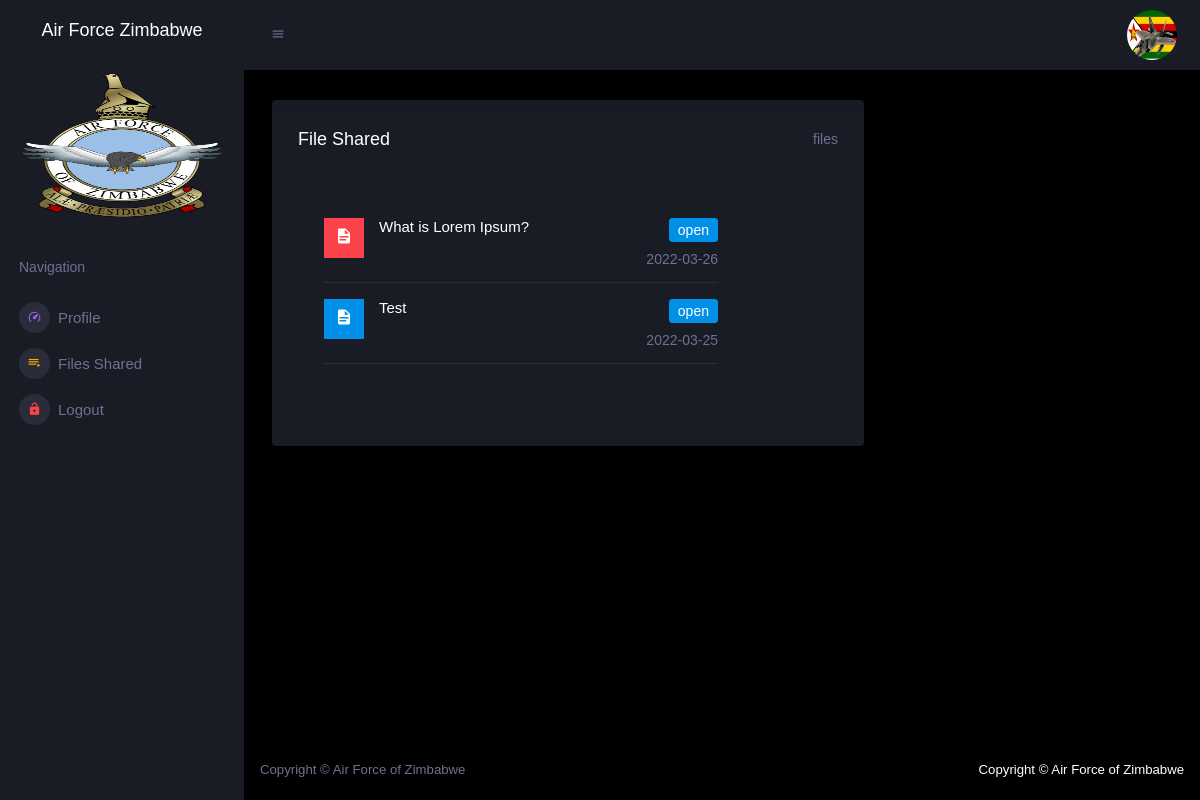
The page /bases/fileshared.php on the database its author committed.
### tables this page shows
CREATE TABLE `documents` (
  `doc_id` int(11) NOT NULL,
  `doc_title` text NOT NULL,
  `doc_file` text NOT NULL,
  `status` varchar(255) NOT NULL DEFAULT 'not encrypted',
  `con_level` varchar(255) NOT NULL,
  `date_created` date NOT NULL,
  `base1` varchar(11) DEFAULT '0',
  `base2` varchar(11) DEFAULT '0',
  `base3` varchar(11) DEFAULT '0',
  `base4` varchar(11) DEFAULT NULL
);

### bases/fileshared.php (the view, shortened to what this page needs)
<?php include "../includes/header.php";
?>
    <div class="container-scroller">
<?php include "basesidebar.php"; ?>
    <div class="container-fluid page-body-wrapper">
    <nav class="navbar p-0 fixed-top d-flex flex-row">
        <div class="navbar-menu-wrapper flex-grow d-flex align-items-stretch">
            <button class="navbar-toggler navbar-toggler align-self-center" type="button" data-toggle="minimize">
                <span class="mdi mdi-menu"></span>
            </button>
            <ul class="navbar-nav navbar-nav-right">
                <li class="nav-item m-2">
                    <img src="../airflag.jpg" class="rounded-circle" width="50" height="50" alt="">
                </li>
            </ul>
        </div>
    </nav>
    <div class="main-panel">
    <div class="content-wrapper">
        <div class="row">
            <div class="col-md-8 grid-margin stretch-card">
                <div class="card">
                    <div class="card-body">
                        <div class="d-flex flex-row justify-content-between">
                            <h4 class="card-title mb-1">File Shared</h4>
                            <p class="text-muted mb-1">files</p>
                        </div>
                        <div class="row">
                            <div class="col-lg-10 grid-margin stretch-card">
                                <div class="card">
                                    <div class="card-body">
                                        <div class="row">
                                            <div class="col-12">
                                                <div class="preview-list">
                                                    <?php
                                                    $sql = "SELECT * FROM documents WHERE status = 'encrypted' ORDER BY doc_id DESC";
                                                    $result = $conn->query($sql);
                                                    if ($result->num_rows > 0) {
                                                        while($row = $result->fetch_assoc()) {
                                                            $doc_id = $row["doc_id"];
                                                            $doc_title = $row["doc_title"];
                                                            $con_level = $row["con_level"];
                                                            $date_created = $row["date_created"];
                                                            if($con_level === "High"){
                                                                $bgcolor = "bg-danger";
                                                            }else{
                                                                $bgcolor = "bg-primary";
                                                            }
                                                            ?>
                                                            <div class="preview-item border-bottom">
                                                                <div class="preview-thumbnail">
                                                                    <div class="preview-icon <?php echo $bgcolor ?>">
                                                                        <i class="mdi mdi-file-document"></i>
                                                                    </div>
                                                                </div>
                                                                <div class="preview-item-content d-sm-flex flex-grow">
                                                                    <div class="flex-grow">
                                                                        <h6 class="preview-subject"><?php echo $doc_title ?></h6>
                                                                    </div>
                                                                    <div class="mr-auto text-sm-right pt-2 pt-sm-0">
                                                                        <p class="text-muted">
                                                                            <a href="open.php?open=<?php echo $doc_id ?>" class="btn btn-primary btn-sm">open</a>
                                                                        </p>
                                                                        <p class="text-muted mb-0"><?php echo $date_created ?></p>
                                                                    </div>
                                                                </div>
                                                            </div>
                                                            <?php
                                                        }
                                                    } else {
                                                        echo "0 results";
                                                    }
                                                    ?>
                                                </div>
                                            </div>
                                        </div>
                                    </div>
                                </div>
                            </div>
                        </div>
                    </div>
                </div>
            </div>
        </div>
    </div>
<?php include "../includes/footer.php"; ?>

### rows shown on the page
documents: doc_title "What is Lorem Ipsum?", date_created "2022-03-26"
documents: doc_title "Test", date_created "2022-03-25"
